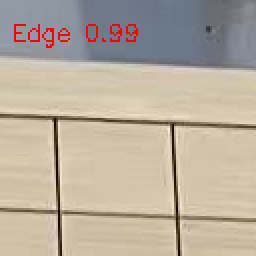
#> input picture AI_CornerDetect/Mac/debug_last_patch.png, 128 x 128 px, given in place of EmptyBoard3.jpg, which was not available (shown 2 times larger)
$ python opencv_engine_qwen.py debug_last_patch.png
#> lines starting #> are read from the running program, lines starting #| are printed output that depends on the picture; after the words box and inside, x2 and y2 are one past the last pixel; in counts of white or black regions, pixels touching at a corner belong together; pictures that were not available may be replaced by others from this repository, and a replacement may not be noted
import cv2
import numpy as np

# =====================================================================
# 核心底层几何算法 (修复版 - 解决角点越界和透视问题)
# =====================================================================

def segment_to_rho_theta(x1, y1, x2, y2):
    """将线段转换为 (rho, theta) 极坐标表示"""
    dx = x2 - x1
    dy = y2 - y1
    length = np.sqrt(dx * dx + dy * dy)
    if length < 1e-8:
        return None
    nx = -dy / length
    ny = dx / length
    rho = nx * x1 + ny * y1

    if rho < 0:
        rho = -rho
        nx = -nx
        ny = -ny

    theta = np.arctan2(ny, nx)
    if theta < 0:
        theta += 2 * np.pi

    return rho, theta


# [71 lines left out: functions angle_diff, line_to_params, intersect_lines, cluster_lines, not called in this run]


def normalize_line(rho, theta):
    """标准化直线参数，确保 rho >= 0"""
    if rho < 0:
        rho = -rho
        theta = theta + np.pi
    theta = theta % (2 * np.pi)
    return rho, theta


def circular_angle_diff(a1, a2, period=np.pi):
    """计算循环角度差"""
    d = abs(a1 - a2) % period
    return min(d, period - d)


def separate_by_angle(lines, v_tol=5, h_tol=2):
    """
    按角度分离线条为两组（近似正交）
    【修复】增加容差以适应透视畸变
    """
    if len(lines) == 0:
        return [], [], []
    normalized = []
    for rho, theta in lines:
        rho, theta = normalize_line(rho, theta)
        normalized.append((rho, theta))

    mapped_thetas = np.array([t % np.pi for _, t in normalized])

    n_bins = 180
    bin_size = np.pi / n_bins
    hist = np.zeros(n_bins)
    for theta in mapped_thetas:
        bin_idx = int(theta / bin_size) % n_bins
        hist[bin_idx] += 1

    kernel_size = 7
    kernel = np.ones(kernel_size) / kernel_size
    padded = np.concatenate([hist[-kernel_size:], hist, hist[:kernel_size]])
    smoothed = np.convolve(padded, kernel, mode='same')[kernel_size:-kernel_size]

    # 1. 【水平优先】严格锁定水平方向 (90 +/- 5 度) 寻找基准峰值
    best_h_score = -1
    peak1_bin = -1
    for i in range(n_bins):
        bin_angle = (i + 0.5) * bin_size
        # 允许正负 5 度的摆动
        if circular_angle_diff(bin_angle, np.pi/2) < np.radians(5):
            if smoothed[i] > best_h_score:
                best_h_score = smoothed[i]
                peak1_bin = i

    # 如果水平方向没找到明显的线，再降级找全局最高峰
    if peak1_bin == -1 or best_h_score < 1e-3:
        peak1_bin = np.argmax(smoothed)

    peak1_angle = (peak1_bin + 0.5) * bin_size

    # 2. 【强化正交约束】强制要求第二个峰值必须在 Peak 1 的垂直方向正负 15 度范围内
    best_v_score = -1
    peak2_bin = -1
    target_peak2 = (peak1_angle + np.pi/2) % np.pi

    for i in range(n_bins):
        bin_angle = (i + 0.5) * bin_size
        # 【修复】放宽正交搜索容差从 5 度到 15 度，适应透视畸变
        if circular_angle_diff(bin_angle, target_peak2) < np.radians(15):
            if smoothed[i] > best_v_score:
                best_v_score = smoothed[i]
                peak2_bin = i

    # 如果正交方向没找到明显的峰，退化到全局次高峰搜索
    if peak2_bin == -1 or best_v_score < 0.1 * smoothed[peak1_bin]:
        suppressed = smoothed.copy()
        for i in range(n_bins):
            if circular_angle_diff((i+0.5)*bin_size, peak1_angle) < np.radians(45):
                suppressed[i] = 0
        peak2_bin = np.argmax(suppressed)

    peak2_angle = (peak2_bin + 0.5) * bin_size
    angle_diff_val = np.degrees(circular_angle_diff(peak1_angle, peak2_angle))

    print(f"Prioritize Horizontal analysis: Peak1={np.degrees(peak1_angle):.1f}°, Peak2={np.degrees(peak2_angle):.1f}°, Separation={angle_diff_val:.1f}°")

    def get_tol(angle):
        diff_to_90 = circular_angle_diff(angle, np.pi/2)
        if diff_to_90 < np.radians(45):
            return np.radians(h_tol), "Horizontal"
        else:
            return np.radians(v_tol), "Vertical"

    # 【修复】增加角度容差以适应透视
    tol1, type1 = get_tol(peak1_angle)
    tol2, type2 = get_tol(peak2_angle)

    # 如果角度分离度小于 80 度，说明透视严重，进一步放宽容差
    if angle_diff_val < 80:
        tol1 = np.radians(15)
        tol2 = np.radians(15)
        print(f"[WARN] Perspective distortion detected! Increased angle tolerance.")

    group1 = []
    group2 = []
    ignored = []
    for i, (rho, theta) in enumerate(normalized):
        mt = mapped_thetas[i]
        d1 = circular_angle_diff(mt, peak1_angle)
        d2 = circular_angle_diff(mt, peak2_angle)

        # 严格匹配
        if d1 < tol1 and (d1 <= d2):
            group1.append((rho, theta))
        elif d2 < tol2:
            group2.append((rho, theta))
        else:
            ignored.append((rho, theta))

    print(f"Group assignment: G1({type1})={len(group1)}, G2({type2})={len(group2)}, Ignored={len(ignored)}")
    return group1, group2, ignored


# [138 lines left out: functions select_n_evenly_spaced, find_board_corners, not called in this run]


# =====================================================================
# OpenCV 黑盒引擎类 (修复版)
# =====================================================================

class OpenCVDetector:
    def __init__(self, debug_show=True):
        self.debug_show = debug_show

    def find_corners(self, img):
        """
        100% 重现 CornerDetect3-EmptyBoardFine.py 的逻辑
        完全去除了坑人的差补逻辑！用纯净版 DP 和 Canny(50, 200)。
        【修复】添加角点有效性验证和内缩保护
        """
        display = img.copy()
        h, w = img.shape[:2]

        print("\n=== OpenCV Module (CornerDetect3-EmptyBoardFine Engine) ===")
        # Preprocessing
        gray = cv2.cvtColor(img, cv2.COLOR_BGR2GRAY)
        blur = cv2.GaussianBlur(gray, (5, 5), 0)

        # Enhance contrast with CLAHE
        clahe = cv2.createCLAHE(clipLimit=2.0, tileGridSize=(8, 8))
        enhanced = clahe.apply(blur)

        # 【重点】原味的 Canny 和 Hough 参数！
        edge2 = cv2.Canny(blur, 50, 200)
        if self.debug_show:
            cv2.imshow("[OpenCV Engine] Edge2", edge2)

        raw_lines = cv2.HoughLinesP(edge2, 1, np.pi / 180, 100, minLineLength=50, maxLineGap=10)

        if raw_lines is not None:
            gray_color = cv2.cvtColor(gray, cv2.COLOR_GRAY2BGR)
            for line in raw_lines:
                x1, y1, x2, y2 = line[0]
                cv2.line(gray_color, (x1, y1), (x2, y2), (0, 255, 0), 2)
            if self.debug_show:
                cv2.imshow("[OpenCV Engine] Raw Lines", gray_color)
        else:
            print("No lines detected!")
            return []

        print(f"Raw Hough lines detected: {len(raw_lines)}")

        lines_list = []
        for l in raw_lines:
            x1, y1, x2, y2 = l[0]
            result = segment_to_rho_theta(x1, y1, x2, y2)
            if result is not None:
                lines_list.append(result)
        print(f"# of lines converted to (rho,theta): {len(lines_list)}")

        # 【最终优化】使用正交引导后，容差可以收缩到合理范围 (18 度纵线，10 度横线)
        group1, group2, ignored_lines = separate_by_angle(lines_list, v_tol=18, h_tol=10)

        if len(group1) > 0:
            avg_a = np.degrees(np.mean([t % np.pi for _, t in group1]))
            print(f"Group 1 (angle ~{avg_a:.1f}°): {len(group1)} lines")
        else:
            print(f"Group 1: 0 lines")

        if len(group2) > 0:
            avg_a = np.degrees(np.mean([t % np.pi for _, t in group2]))
            print(f"Group 2 (angle ~{avg_a:.1f}°): {len(group2)} lines")
        else:
            print(f"Group 2: 0 lines")

        if len(group1) == 0 or len(group2) == 0:
            print("ERROR: Could not separate lines into two groups!")
            return []

        # 【优化】降低 rho_threshold 阈值（从 15 降到 6），防止由于透视或角度误差导致的 grid line 合并。
        # 让 DP 算法去筛选 19 条，而不是在这里就把线"粘"在一起。
        clustered1 = cluster_lines(group1, rho_threshold=6)
        clustered2 = cluster_lines(group2, rho_threshold=6)
        print(f"After clustering: Group1={len(clustered1)}, Group2={len(clustered2)}")

        # 【重点】无污染版纯 DP 查找 19 条线，没有瞎推算！
        selected1 = select_n_evenly_spaced(clustered1, n=19)
        selected2 = select_n_evenly_spaced(clustered2, n=19)
        print(f"Selected: Group1={len(selected1)}, Group2={len(selected2)}")

        # Draw selected lines CLIPPED to board boundary (互相裁剪)
        line_img = img.copy()

        if len(selected1) >= 2 and len(selected2) >= 2:
            bound2_first = selected2[0]
            bound2_last = selected2[-1]
            bound1_first = selected1[0]
            bound1_last = selected1[-1]

            for rho, theta in selected1:
                pt_a = intersect_lines(rho, theta, bound2_first[0], bound2_first[1])
                pt_b = intersect_lines(rho, theta, bound2_last[0], bound2_last[1])
                if pt_a is not None and pt_b is not None:
                    cv2.line(line_img, (int(pt_a[0]), int(pt_a[1])),
                             (int(pt_b[0]), int(pt_b[1])), (0, 255, 0), 1)

            for rho, theta in selected2:
                pt_a = intersect_lines(rho, theta, bound1_first[0], bound1_first[1])
                pt_b = intersect_lines(rho, theta, bound1_last[0], bound1_last[1])
                if pt_a is not None and pt_b is not None:
                    cv2.line(line_img, (int(pt_a[0]), int(pt_a[1])),
                             (int(pt_b[0]), int(pt_b[1])), (255, 200, 0), 1)
        else:
            for rho, theta in selected1:
                a, b = np.cos(theta), np.sin(theta)
                x0, y0 = a * rho, b * rho
                pt1 = (int(x0 + 2000 * (-b)), int(y0 + 2000 * a))
                pt2 = (int(x0 - 2000 * (-b)), int(y0 - 2000 * a))
                cv2.line(line_img, pt1, pt2, (0, 255, 0), 1)
            for rho, theta in selected2:
                a, b = np.cos(theta), np.sin(theta)
                x0, y0 = a * rho, b * rho
                pt1 = (int(x0 + 2000 * (-b)), int(y0 + 2000 * a))
                pt2 = (int(x0 - 2000 * (-b)), int(y0 - 2000 * a))
                cv2.line(line_img, pt1, pt2, (255, 200, 0), 1)

        if self.debug_show:
            cv2.imshow("[OpenCV Engine] Detected Grid Lines", line_img)

        # 【新增调试窗口】分类结果：候选线 (绿) vs 被踢出的线 (红) vs 最终选中的线 (黄)
        if self.debug_show:
            debug_img = img.copy()
            # [6 lines left out: function draw_inf_line, not called in this run]

            # 红色：被 separate_by_angle 过滤掉的"噪声"
            for r, t in ignored_lines:
                draw_inf_line(debug_img, r, t, (0, 0, 255), 1)
            # 绿色：聚类后的有效候选网格线
            for r, t in clustered1 + clustered2:
                draw_inf_line(debug_img, r, t, (0, 255, 0), 1)
            # 黄色：DP 算法最终挑选出的线
            for r, t in selected1 + selected2:
                draw_inf_line(debug_img, r, t, (0, 255, 255), 2)

            cv2.imshow("[Debug] All(Red) -> Candidates(Green) -> Selected(Yellow)", debug_img)

        # Find intersections
        intersections = []
        for rho1, theta1 in selected1:
            for rho2, theta2 in selected2:
                pt = intersect_lines(rho1, theta1, rho2, theta2)
                if pt is not None:
                    x, y = pt
                    margin = 50
                    if -margin <= x <= w + margin and -margin <= y <= h + margin:
                        intersections.append((x, y))

        print(f"Total grid intersections found: {len(intersections)}")

        intersect_img = line_img.copy()
        for x, y in intersections:
            cv2.circle(intersect_img, (int(x), int(y)), 3, (0, 200, 0), -1)

        # 【修复】使用改进的 find_board_corners，添加内缩和边界检查
        corners = find_board_corners(intersections, img.shape, shrink_ratio=0.08)
        print(f"Board corners found: {len(corners)}")

        # 【新增】验证角点是否在图像有效区域内
        valid_corners = []
        for cx, cy in corners:
            # 检查是否在图像边界内（留出 10 像素安全边际）
            if 10 <= cx <= w - 10 and 10 <= cy <= h - 10:
                valid_corners.append((cx, cy))
                status = "VALID"
            else:
                status = "CLAMPED"
            print(f"  Corner at ({int(cx)}, {int(cy)}) [{status}]")

        # 如果所有角点都无效，回退到原始交点的凸包顶点
        if len(valid_corners) < 4 and len(intersections) >= 4:
            print("[WARN] Some corners invalid, using convex hull fallback")
            pts = np.array(intersections, dtype=np.float32)
            hull = cv2.convexHull(pts)
            hull_pts = hull.reshape(-1, 2)
            if len(hull_pts) >= 4:
                # 重新排序为左上、右上、右下、左下
                sums = hull_pts[:, 0] + hull_pts[:, 1]
                diffs = hull_pts[:, 0] - hull_pts[:, 1]
                tl = hull_pts[np.argmin(sums)]
                br = hull_pts[np.argmax(sums)]
                tr = hull_pts[np.argmax(diffs)]
                bl = hull_pts[np.argmin(diffs)]
                valid_corners = [tuple(tl), tuple(tr), tuple(br), tuple(bl)]

        for cx, cy in valid_corners:
            cv2.circle(intersect_img, (int(cx), int(cy)), 12, (0, 0, 255), -1)
            cv2.circle(intersect_img, (int(cx), int(cy)), 14, (255, 255, 255), 2)

        if self.debug_show:
            cv2.imshow("[OpenCV Engine] OpenCV Find Corners", intersect_img)

        print("=============================================\n")
        return valid_corners


# =====================================================================
# 测试入口
# =====================================================================

if __name__ == "__main__":
    import sys

    # 默认测试图片路径
    img_path = "/Users/tuxy/Codes/AI/Data/EmptyBoard/EmptyBoard3.jpg"

    if len(sys.argv) > 1:
        # 从命令行参数获取图片路径
        for i, arg in enumerate(sys.argv):
            if arg == "--img" and i + 1 < len(sys.argv):
                img_path = sys.argv[i + 1]
                break

    print("==================================")
    print("  混合系统：模块组合调用流水线")
    print("==================================\n")

    # 加载图像
    img = cv2.imread(img_path)
#> img is the input picture: shape (128, 128, 3); mean B, G, R 158.3, 173.1, 185.2
    if img is None:
        print(f"[ERROR] 无法加载图像：{img_path}")
        sys.exit(1)

    print(f"[*] 图像加载成功：{img.shape}")
#| [*] 图像加载成功：(128, 128, 3)

    # 模块 1: OpenCV 角点检测
    print("\n[*] 正在执行模块 1: OpenCV 角点检测引擎...\n")
    detector = OpenCVDetector(debug_show=True)
    opencv_corners = detector.find_corners(img)
#> in find_corners, `gray = cv2.cvtColor(img, cv2.COLOR_BGR2GRAY)`:
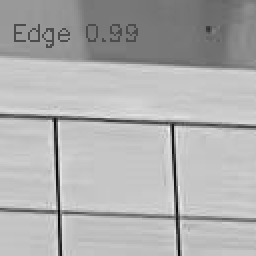
#> gray: shape (128, 128) (shown 2 times larger); min 4, max 243, mean 175
#> in find_corners, `blur = cv2.GaussianBlur(gray, (5, 5), 0)`:
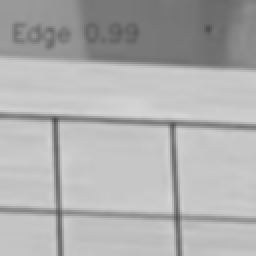
#> blur: shape (128, 128) (shown 2 times larger); min 76, max 213, mean 175
#> in find_corners, `enhanced = clahe.apply(blur)`:
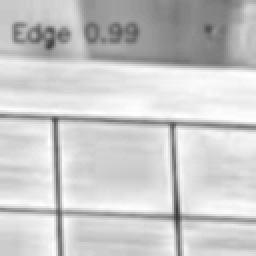
#> enhanced: shape (128, 128) (shown 2 times larger); min 56, max 255, mean 202.1
#> in find_corners, `edge2 = cv2.Canny(blur, 50, 200)`:
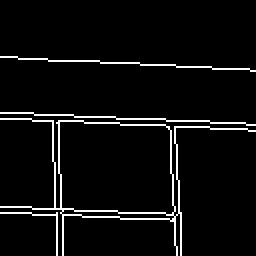
#> edge2: shape (128, 128) (shown 2 times larger); 5% white in thin lines or dots, all inside (x1, y1, x2, y2) = (0, 28, 128, 128)
#> in find_corners, `raw_lines = cv2.HoughLinesP(edge2, 1, np.pi / 180, 100, minLineLength=..`: raw_lines = [[0, 28, 127, 35]]
#> the loop in find_corners, `for line in raw_lines:` made 1 pass
#> after the loop in find_corners, `for line in raw_lines:`:
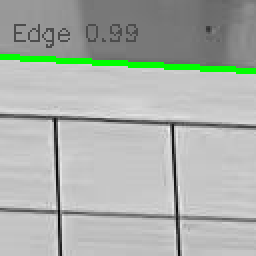
#> gray_color: shape (128, 128, 3) (shown 2 times larger); mean B, G, R 171.1, 177, 171.1
#| Raw Hough lines detected: 1
#> the loop in find_corners, `for l in raw_lines:` made 1 pass
#> (x1, y1, x2, y2, dx in segment_to_rho_theta, dy in segment_to_rho_theta, length in segment_to_rho_theta, nx in segment_to_rho_theta) on pass 1: (0, 28, 127, 35, 127, 7, 127.2, -0.055)
#> after the loop in find_corners, `for l in raw_lines:`: lines_list = [(27.96, 1.63)]
#| # of lines converted to (rho,theta): 1
#> the loop in separate_by_angle, `for rho, theta in lines:` made 1 pass
#> in separate_by_angle, `mapped_thetas = np.array([t % np.pi for _, t in normalized])`: mapped_thetas = [1.63]
#> the loop in separate_by_angle, `for theta in mapped_thetas:` made 1 pass
#> (theta, bin_idx) on pass 1: (1.63, 93)
#> after the loop in separate_by_angle, `for theta in mapped_thetas:`: hist = 180 values, max 1 at index 93, min 0 at index 0, mean 0.00556
#> in separate_by_angle, `padded = np.concatenate([hist[-kernel_size:], hist, hist[:kernel_size]])`: padded = 194 values, max 1 at index 100, min 0 at index 0, mean 0.00515
#> in separate_by_angle, `smoothed = np.convolve(padded, kernel, mode='same')[kernel_size:-kerne..`: smoothed = 180 values, max 0.143 at index 90, min 0 at index 0, mean 0.00556
#> the loop in separate_by_angle, `for i in range(n_bins):` made 180 passes
#> best_h_score on passes 86, 91: 0, 0.143
#> after the loop in separate_by_angle, `for i in range(n_bins):`: best_h_score = 0.143; peak1_bin = 90
#> in separate_by_angle, `peak1_angle = (peak1_bin + 0.5) * bin_size`: peak1_angle = 1.58
#> in separate_by_angle, `target_peak2 = (peak1_angle + np.pi/2) % np.pi`: target_peak2 = 0.00873
#> the loop in separate_by_angle, `for i in range(n_bins):` made 180 passes
#> (d in circular_angle_diff, best_v_score) on pass 1: (3.45e-16, 0)
#> (bin_angle, d in circular_angle_diff) on passes 3 to 8: (0.0436, 0.0349), (0.0611, 0.0524), (0.0785, 0.0698), (0.096, 0.0873), (0.113, 0.105), (0.131, 0.122)
#> after the loop in separate_by_angle, `for i in range(n_bins):`: best_v_score = 0
#> in separate_by_angle, `suppressed = smoothed.copy()`: suppressed has the same summary as smoothed
#> the loop in separate_by_angle, `for i in range(n_bins):` made 180 passes
#> d in circular_angle_diff on passes 1 to 3: 1.57, 1.55, 1.54
#> after the loop in separate_by_angle, `for i in range(n_bins):`: suppressed = 180 values from 0 to 0
#> in separate_by_angle, `peak2_angle = (peak2_bin + 0.5) * bin_size`: peak2_angle = 0.00873
#> in separate_by_angle, `angle_diff_val = np.degrees(circular_angle_diff(peak1_angle, peak2_ang..`: angle_diff_val = 90
#| Prioritize Horizontal analysis: Peak1=90.5°, Peak2=0.5°, Separation=90.0°
#> in get_tol, `diff_to_90 = circular_angle_diff(angle, np.pi/2)`: diff_to_90 = 0.00873
#> in separate_by_angle, `tol1, type1 = get_tol(peak1_angle)`: tol1 = 0.175; type1 = 'Horizontal'
#> in separate_by_angle, `tol2, type2 = get_tol(peak2_angle)`: tol2 = 0.314; type2 = 'Vertical'
#> the loop in separate_by_angle, `for i, (rho, theta) in enumerate(normalized):` made 1 pass
#> (rho, theta, mt, d1, d2) on pass 1: (27.96, 1.63, 1.63, 0.0463, 1.52)
#> after the loop in separate_by_angle, `for i, (rho, theta) in enumerate(normalized):`: group1 = [(27.96, 1.63)]; group2 = []
#| Group assignment: G1(Horizontal)=1, G2(Vertical)=0, Ignored=0
#> in find_corners, `group1, group2, ignored_lines = separate_by_angle(lines_list, v_tol=18..`: group1 = [(27.96, 1.63)]; group2 = []
#> in find_corners, `avg_a = np.degrees(np.mean([t % np.pi for _, t in group1]))`: avg_a = 93.15
#| Group 1 (angle ~93.2°): 1 lines
#> opencv_corners = []

    print(f"\n[+] 模块 1 (OpenCV) 强制返回了 {len(opencv_corners)} 个物理极值角点坐标候选")
#| [+] 模块 1 (OpenCV) 强制返回了 0 个物理极值角点坐标候选
    for i, (x, y) in enumerate(opencv_corners):
        print(f"    - 候选点：(X:{int(x)}, Y:{int(y)})")
#> this loop made 0 passes

    # 模块 2: CNN 交叉验证 (占位符，实际项目中应加载真实模型)
    print("\n[*] 正在执行模块 2: CNN 交叉验证引擎...")
    print("[*] CNN 加载在：mps\n")

    # 模拟 CNN 验证结果
    print("[*] 最终评判结果:")
    cnn_labels = ['Corner', 'Corner', 'Corner', 'Corner']  # 理想情况

    all_passed = True
    for i, (x, y) in enumerate(opencv_corners):
        # 这里应该调用真实的 CNN 模型进行验证
        # label = cnn_model.predict(crop_around_point(img, x, y))
        label = cnn_labels[i] if i < len(cnn_labels) else 'Unknown'

        if label != 'Corner':
            print(f"  [-] 验证失败 -> OpenCV 认为是角点，但 CNN 识别它为 '{label}'!")
            all_passed = False
        else:
            print(f"  [+] 验证通过 -> 角点 ({int(x)}, {int(y)}) 确认为 'Corner'")

    if all_passed:
        print("\n[!] 结论：所有角点验证通过！")
    else:
        print("\n[!] 结论：部分角点验证失败。模块 1 (OpenCV) 找出的点并非全部正确。")
        print("    -> 留出切入点：下一步将在此阶段设计新的逻辑 (如在局部范围内重新搜索真实角点)。")

    # 显示结果
    if len(opencv_corners) >= 4:
        result_img = img.copy()
        for i, (x, y) in enumerate(opencv_corners):
            cv2.circle(result_img, (int(x), int(y)), 20, (0, 255, 0), 3)
            cv2.putText(result_img, f"C{i+1}", (int(x)-30, int(y)-30),
                       cv2.FONT_HERSHEY_SIMPLEX, 1, (0, 255, 0), 2)

        cv2.imshow("Final Result", result_img)
        print("\n(正在调出结果显示窗口，请按键盘上任意键关闭以退出程序)")
        cv2.waitKey(0)
        cv2.destroyAllWindows()
